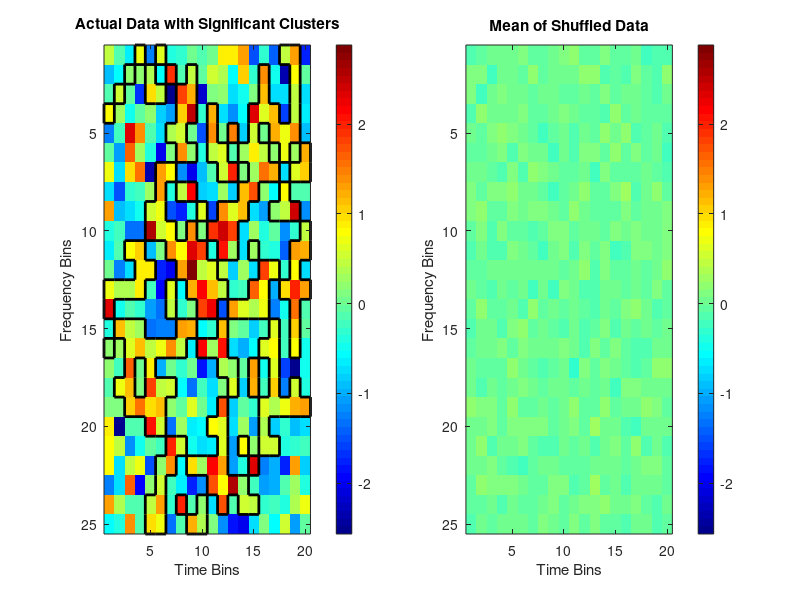

Here is the MATLAB script that generated this plot:
function testsim_cluster_perm_vs_shuffled

% Simulation Parameters
time_bins = 25;
freq_bins = 20;
n_permutations = 100;  % Number of permutations
threshold = 2.58;  % More stringent threshold (z-score equivalent to p < 0.01)

noise_level = 1;
signal_level = 1;

% Step 1: Simulate Actual Data with a Cluster of High Power
actual_data = noise_level*randn(time_bins, freq_bins);  % Background noise
actual_data(10:15, 8:12) = actual_data(10:15, 8:12) + signal_level;  % Add "signal" cluster

% Step 2: Simulate Shuffled Data (random noise)
shuffled_data = noise_level*randn(n_permutations, time_bins, freq_bins);

% Step 3: Compute t-statistics for actual data vs. shuffled data mean
shuffled_mean = mean(shuffled_data, 1);  % Mean over permutations
shuffled_std = std(shuffled_data, 0, 1); % Standard deviation over permutations

% Ensure the dimensions of shuffled_mean and shuffled_std are (time_bins, freq_bins)
shuffled_mean = squeeze(shuffled_mean);
shuffled_std = squeeze(shuffled_std);

% Calculate t-values for each time-frequency bin
t_values = (actual_data - shuffled_mean) ./ (shuffled_std / sqrt(n_permutations));

% Step 4: Identify clusters in the actual data
actual_clusters = bwlabel(t_values > threshold);  % Binary label of clusters
n_actual_clusters = max(actual_clusters(:));

% Step 5: Calculate actual cluster statistics (sum of t-values within each cluster)
actual_cluster_stats = zeros(n_actual_clusters, 1);
for c = 1:n_actual_clusters
    actual_cluster_stats(c) = sum(t_values(actual_clusters == c));
end

% Step 6: Permutation testing
null_distribution = zeros(n_permutations, 1);
for perm = 1:n_permutations
    % Compute t-values for this permutation
    perm_data = squeeze(shuffled_data(perm, :, :));
    perm_t_values = (perm_data - shuffled_mean) ./ (shuffled_std / sqrt(n_permutations));
    
    % Identify clusters in permutation data
    perm_clusters = bwlabel(perm_t_values > threshold);
    n_perm_clusters = max(perm_clusters(:));
    
    % Compute maximum cluster statistic for this permutation
    max_perm_cluster_stat = 0;
    for c = 1:n_perm_clusters
        cluster_stat = sum(perm_t_values(perm_clusters == c));
        if cluster_stat > max_perm_cluster_stat
            max_perm_cluster_stat = cluster_stat;
        end
    end
    null_distribution(perm) = max_perm_cluster_stat;
end

% Step 7: Calculate p-values for actual clusters
p_values = zeros(n_actual_clusters, 1);
for c = 1:n_actual_clusters
    p_values(c) = mean(null_distribution >= actual_cluster_stats(c));
end

% Step 8: Identify significant clusters (e.g., p < 0.05)
significant_clusters = ismember(actual_clusters, find(p_values < 0.05));

% Determine color limits based on data range in both actual and shuffled mean data
color_limits = [min(min(actual_data(:)), min(shuffled_mean(:))), ...
    max(max(actual_data(:)), max(shuffled_mean(:)))];

% Visualization: Plot actual_data with outline around significant clusters
figure;
subplot(1, 2, 1);  % Create a 1x2 subplot layout
h = imagesc(1:freq_bins, 1:time_bins, actual_data);  % Plot actual data
colormap(jet);
colorbar;
caxis(color_limits);  % Set color scale to be the same for both plots
hold on;

% % Overlay significant clusters as an outline
% for c = significant_clusters'
%     [rows, cols] = find(actual_clusters == c);
%     k = convhull(cols, rows);  % Find convex hull for the cluster points
%     plot(cols(k), rows(k), 'k-', 'LineWidth', 2);  % Outline significant clusters
% end


% Apply 50% transparency to nonsignificant bins by setting their color to a pale shade
alpha_data = 0.5 * ones(size(actual_data));  % Initialize all bins with 50% transparency
alpha_data(significant_clusters) = 1;        % Keep significant clusters opaque
set(h, 'AlphaData', alpha_data);

% % Overlay white edges on significant bins
% [signif_y, signif_x] = find(significant_clusters);
% for k = 1:length(signif_x)
%     rectangle('Position', [signif_x(k)-0.5, signif_y(k)-0.5, 1, 1], ...
%               'EdgeColor', 'w', 'LineWidth', 1.5);
% end

plotRegionBoundaries(alpha_data==1);


title('Actual Data with Significant Clusters');
xlabel('Time Bins');
ylabel('Frequency Bins');

% Plot mean of shuffled data
subplot(1, 2, 2);
imagesc(1:freq_bins, 1:time_bins, shuffled_mean);  % Plot mean of shuffled data
colormap(jet);
colorbar;
caxis(color_limits);  % Use the same color scale
title('Mean of Shuffled Data');
xlabel('Time Bins');
ylabel('Frequency Bins');


function plotRegionBoundaries(matrix)
% Get matrix dimensions
[rows, cols] = size(matrix);

% Create figure and display binary matrix
% figure;
% imagesc(matrix);
% colormap([1 1 1; 0 0 1]); % White background, blue regions
% axis equal tight;
hold on;

% Create extended matrix with padding to help detect edges
padded = zeros(rows+2, cols+2);
padded(2:end-1, 2:end-1) = matrix;

% Initialize arrays to store line segments
x = [];
y = [];

% Scan for horizontal edges
for i = 1:rows
    for j = 1:cols
        if matrix(i,j) == 1
            % Check top edge
            if i == 1 || matrix(i-1,j) == 0
                x = [x, j-0.5, j+0.5, NaN];
                y = [y, i-0.5, i-0.5, NaN];
            end
            % Check bottom edge
            if i == rows || matrix(i+1,j) == 0
                x = [x, j-0.5, j+0.5, NaN];
                y = [y, i+0.5, i+0.5, NaN];
            end
        end
    end
end

% Scan for vertical edges
for j = 1:cols
    for i = 1:rows
        if matrix(i,j) == 1
            % Check left edge
            if j == 1 || matrix(i,j-1) == 0
                x = [x, j-0.5, j-0.5, NaN];
                y = [y, i-0.5, i+0.5, NaN];
            end
            % Check right edge
            if j == cols || matrix(i,j+1) == 0
                x = [x, j+0.5, j+0.5, NaN];
                y = [y, i-0.5, i+0.5, NaN];
            end
        end
    end
end

% Plot all edges at once
plot(x, y, 'k', 'LineWidth', 2);

% Add title and adjust appearance
title('Binary Regions with Boundaries');
grid off;
